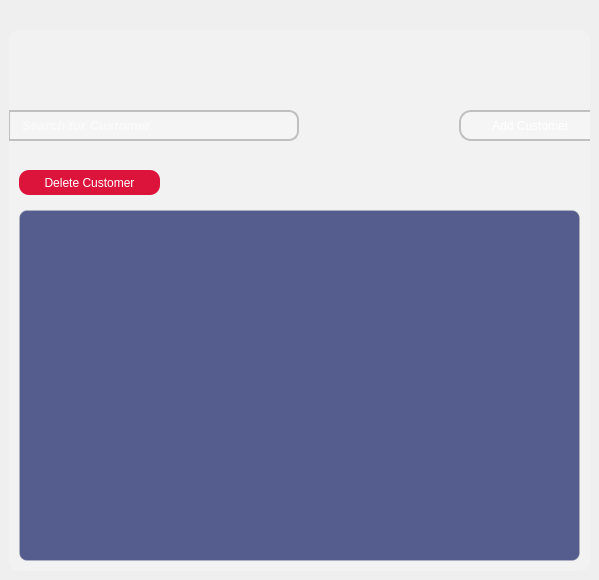
    <widget class="QWidget" name="customersPage">
     <property name="styleSheet">
      <string notr="true">QLineEdit {
    border: 1px solid #C0C0C0;
    border-radius: 8px;
    padding: 6px 10px;
	background-color: rgb(235, 235, 235);
}

QPushButton {
    background-color: #191970;  
    color: white;
    padding: 6px 12px;
}
QPushButton:hover {
    background-color: #C0C0C0; 
}
QTableView {
    border: 1px solid #C0C0C0;
    gridline-color: #C0C0C0;
    selection-background-color: #2563EB;
    border-radius: 8px;
}
</string>
     </property>
     <widget class="QWidget" name="customerPageContainer" native="true">
      <property name="geometry">
       <rect>
        <x>9</x>
        <y>30</y>
        <width>581</width>
        <height>541</height>
       </rect>
      </property>
      <property name="styleSheet">
       <string notr="true">QWidget{
background-color: qlineargradient(spread:pad, x1:0, y1:0, x2:1, y2:0, stop:1 rgba(255, 255, 255, 54));
border-radius: 10px;
}
</string>
      </property>
      <widget class="QPushButton" name="addCustomer">
       <property name="geometry">
        <rect>
         <x>450</x>
         <y>80</y>
         <width>141</width>
         <height>31</height>
        </rect>
       </property>
       <property name="styleSheet">
        <string notr="true">QPushButton{
background-color: qlineargradient(spread:pad, x1:0, y1:0, x2:1, y2:0, stop:1 rgba(255, 255, 255, 54));
color: white;
border-bottom-left-radius: 12px;
border-top-left-radius: 12px;
border: 2px solid #C0C0C0;
border-right: none;
}

QPushButton:hover{
background-color: qlineargradient(spread:pad, x1:0, y1:0, x2:1, y2:0, stop:1 rgba(245, 245, 245, 44));
border: 2px solid #C0C0C0;
border-right: none;
}</string>
       </property>
       <property name="text">
        <string>Add Customer</string>
       </property>
      </widget>
      <widget class="QLineEdit" name="searchCustomer">
       <property name="geometry">
        <rect>
         <x>-1</x>
         <y>80</y>
         <width>291</width>
         <height>31</height>
        </rect>
       </property>
       <property name="font">
        <font>
         <family>Arial</family>
         <pointsize>10</pointsize>
         <weight>75</weight>
         <italic>true</italic>
         <bold>true</bold>
        </font>
       </property>
       <property name="styleSheet">
        <string notr="true">border-bottom-left-radius: 30px;
border-top-left-radius: 30px;
border: 2px solid #C0C0C0;
backgroundr: transparent;
color: white;</string>
       </property>
       <property name="text">
        <string/>
       </property>
       <property name="placeholderText">
        <string>Search for Customer</string>
       </property>
      </widget>
      <widget class="QTableView" name="customerTable">
       <property name="geometry">
        <rect>
         <x>10</x>
         <y>180</y>
         <width>561</width>
         <height>351</height>
        </rect>
       </property>
       <property name="styleSheet">
        <string notr="true">QTableView {
    background-color: rgba(20, 30, 100, 180);
    alternate-background-color: rgba(30, 45, 130, 180);
    border: 1px solid rgba(192, 192, 192, 0.3);
    gridline-color: rgba(192, 192, 192, 0.2);
    selection-background-color: #4466DD;
    selection-color: #ffffff;
    color: white;
    font: 10pt &quot;Segoe UI&quot;;
    border-radius: 8px;
}

QHeaderView::section {
    background-color: rgba(10, 15, 80, 220);
    color: #C0C0C0;
    padding: 6px;
    border: none;
    font: bold 10pt &quot;Segoe UI&quot;;
}

QTableView::item {
    border: none;
    padding: 4px;
}

QTableView QTableCornerButton::section {
    background-color: rgba(10, 15, 80, 220);
    border: none;
}

QScrollBar:vertical {
    border: none;
    background: rgba(20, 30, 100, 120);
    width: 10px;
    border-radius: 5px;
}

QScrollBar::handle:vertical {
    background: rgba(192, 192, 192, 0.5);
    border-radius: 5px;
}

QScrollBar:horizontal {
    border: none;
    background: rgba(20, 30, 100, 120);
    height: 10px;
    border-radius: 5px;
}

QScrollBar::handle:horizontal {
    background: rgba(192,192,192,0.5);
    border-radius: 5px;
}

QTableView::item:hover {
    background-color: rgba(255,255,255,0.08);
}</string>
       </property>
      </widget>
      <widget class="QPushButton" name="customerDelete">
       <property name="geometry">
        <rect>
         <x>10</x>
         <y>140</y>
         <width>141</width>
         <height>25</height>
        </rect>
       </property>
       <property name="styleSheet">
        <string notr="true">QPushButton{
background-color: #DC143C;
color: #FFFFF;
border: none;
border-radius: 10px;
}

QPushButton:hover{
background-color: #FD254D;
}</string>
       </property>
       <property name="text">
        <string>Delete Customer</string>
       </property>
      </widget>
     </widget>
    </widget>
